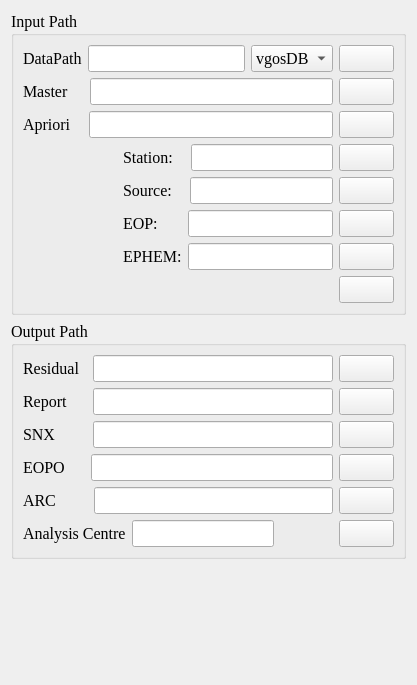
      <widget class="QWidget" name="page_file_preference">
       <layout class="QVBoxLayout" name="verticalLayout_10">
        <item>
         <widget class="QGroupBox" name="groupBox_3">
          <property name="sizePolicy">
           <sizepolicy hsizetype="Preferred" vsizetype="Fixed">
            <horstretch>0</horstretch>
            <verstretch>0</verstretch>
           </sizepolicy>
          </property>
          <property name="font">
           <font>
            <family>Times New Roman</family>
            <pointsize>12</pointsize>
            <weight>50</weight>
            <bold>false</bold>
           </font>
          </property>
          <property name="title">
           <string>Input Path</string>
          </property>
          <layout class="QVBoxLayout" name="verticalLayout_9">
           <item>
            <layout class="QVBoxLayout" name="verticalLayout_8">
             <item>
              <layout class="QVBoxLayout" name="verticalLayout_7">
               <property name="rightMargin">
                <number>0</number>
               </property>
               <item>
                <layout class="QHBoxLayout" name="horizontalLayout_9">
                 <item>
                  <widget class="QLabel" name="label_18">
                   <property name="text">
                    <string>DataPath</string>
                   </property>
                  </widget>
                 </item>
                 <item>
                  <widget class="QLineEdit" name="lineEdit_path_vgosDb"/>
                 </item>
                 <item>
                  <widget class="QComboBox" name="comboBox_dataType">
                   <item>
                    <property name="text">
                     <string>vgosDB</string>
                    </property>
                   </item>
                   <item>
                    <property name="text">
                     <string>NGS</string>
                    </property>
                   </item>
                   <item>
                    <property name="text">
                     <string>other</string>
                    </property>
                   </item>
                  </widget>
                 </item>
                 <item>
                  <widget class="QPushButton" name="pushButton_browse_vgosdb">
                   <property name="text">
                    <string/>
                   </property>
                   <property name="icon">
                    <iconset resource="mysource.qrc">
                     <normaloff>:/icons/icons/browse.png</normaloff>:/icons/icons/browse.png</iconset>
                   </property>
                   <property name="iconSize">
                    <size>
                     <width>20</width>
                     <height>20</height>
                    </size>
                   </property>
                  </widget>
                 </item>
                </layout>
               </item>
               <item>
                <layout class="QHBoxLayout" name="horizontalLayout_8">
                 <item>
                  <widget class="QLabel" name="label_17">
                   <property name="text">
                    <string>Master    </string>
                   </property>
                  </widget>
                 </item>
                 <item>
                  <widget class="QLineEdit" name="lineEdit_path_master"/>
                 </item>
                 <item>
                  <widget class="QPushButton" name="pushButton_browse_master">
                   <property name="text">
                    <string/>
                   </property>
                   <property name="icon">
                    <iconset resource="mysource.qrc">
                     <normaloff>:/icons/icons/browse.png</normaloff>:/icons/icons/browse.png</iconset>
                   </property>
                   <property name="iconSize">
                    <size>
                     <width>20</width>
                     <height>20</height>
                    </size>
                   </property>
                  </widget>
                 </item>
                </layout>
               </item>
               <item>
                <layout class="QHBoxLayout" name="horizontalLayout_10">
                 <item>
                  <widget class="QLabel" name="label_19">
                   <property name="text">
                    <string>Apriori   </string>
                   </property>
                  </widget>
                 </item>
                 <item>
                  <widget class="QLineEdit" name="lineEdit_path_Apriori"/>
                 </item>
                 <item>
                  <widget class="QPushButton" name="pushButton_browse_apriori">
                   <property name="text">
                    <string/>
                   </property>
                   <property name="icon">
                    <iconset resource="mysource.qrc">
                     <normaloff>:/icons/icons/browse.png</normaloff>:/icons/icons/browse.png</iconset>
                   </property>
                   <property name="iconSize">
                    <size>
                     <width>20</width>
                     <height>20</height>
                    </size>
                   </property>
                  </widget>
                 </item>
                </layout>
               </item>
              </layout>
             </item>
             <item>
              <layout class="QHBoxLayout" name="horizontalLayout_15">
               <item>
                <layout class="QVBoxLayout" name="verticalLayout_3">
                 <property name="sizeConstraint">
                  <enum>QLayout::SetFixedSize</enum>
                 </property>
                 <property name="leftMargin">
                  <number>100</number>
                 </property>
                 <property name="rightMargin">
                  <number>0</number>
                 </property>
                 <item>
                  <layout class="QHBoxLayout" name="horizontalLayout_11">
                   <item>
                    <widget class="QLabel" name="label_39">
                     <property name="text">
                      <string>Station:   </string>
                     </property>
                    </widget>
                   </item>
                   <item>
                    <widget class="QLineEdit" name="lineEdit_param_Station">
                     <property name="toolTip">
                      <string>&lt;html&gt;&lt;head/&gt;&lt;body&gt;&lt;p&gt;Contain the sit position and velocity&lt;/p&gt;&lt;/body&gt;&lt;/html&gt;</string>
                     </property>
                     <property name="statusTip">
                      <string/>
                     </property>
                     <property name="text">
                      <string/>
                     </property>
                    </widget>
                   </item>
                   <item>
                    <widget class="QPushButton" name="pushButton_browse_station">
                     <property name="text">
                      <string/>
                     </property>
                     <property name="icon">
                      <iconset resource="mysource.qrc">
                       <normaloff>:/icons/icons/browse.png</normaloff>:/icons/icons/browse.png</iconset>
                     </property>
                     <property name="iconSize">
                      <size>
                       <width>20</width>
                       <height>20</height>
                      </size>
                     </property>
                    </widget>
                   </item>
                  </layout>
                 </item>
                 <item>
                  <layout class="QHBoxLayout" name="horizontalLayout_12">
                   <item>
                    <widget class="QLabel" name="label_40">
                     <property name="text">
                      <string>Source:   </string>
                     </property>
                    </widget>
                   </item>
                   <item>
                    <widget class="QLineEdit" name="lineEdit_param_Source">
                     <property name="text">
                      <string/>
                     </property>
                    </widget>
                   </item>
                   <item>
                    <widget class="QPushButton" name="pushButton_browse_source">
                     <property name="text">
                      <string/>
                     </property>
                     <property name="icon">
                      <iconset resource="mysource.qrc">
                       <normaloff>:/icons/icons/browse.png</normaloff>:/icons/icons/browse.png</iconset>
                     </property>
                     <property name="iconSize">
                      <size>
                       <width>20</width>
                       <height>20</height>
                      </size>
                     </property>
                    </widget>
                   </item>
                  </layout>
                 </item>
                 <item>
                  <layout class="QHBoxLayout" name="horizontalLayout_13">
                   <item>
                    <widget class="QLabel" name="label_41">
                     <property name="text">
                      <string>EOP:      </string>
                     </property>
                    </widget>
                   </item>
                   <item>
                    <widget class="QLineEdit" name="lineEdit_param_EOP">
                     <property name="toolTip">
                      <string>&lt;html&gt;&lt;head/&gt;&lt;body&gt;&lt;p&gt;Can be C04 or USNO finals&lt;/p&gt;&lt;/body&gt;&lt;/html&gt;</string>
                     </property>
                     <property name="text">
                      <string/>
                     </property>
                    </widget>
                   </item>
                   <item>
                    <widget class="QPushButton" name="pushButton_browse_eop">
                     <property name="text">
                      <string/>
                     </property>
                     <property name="icon">
                      <iconset resource="mysource.qrc">
                       <normaloff>:/icons/icons/browse.png</normaloff>:/icons/icons/browse.png</iconset>
                     </property>
                     <property name="iconSize">
                      <size>
                       <width>20</width>
                       <height>20</height>
                      </size>
                     </property>
                    </widget>
                   </item>
                  </layout>
                 </item>
                 <item>
                  <layout class="QHBoxLayout" name="horizontalLayout_14">
                   <item>
                    <widget class="QLabel" name="label_42">
                     <property name="text">
                      <string>EPHEM:</string>
                     </property>
                    </widget>
                   </item>
                   <item>
                    <widget class="QLineEdit" name="lineEdit_param_EPHEM">
                     <property name="text">
                      <string/>
                     </property>
                    </widget>
                   </item>
                   <item>
                    <widget class="QPushButton" name="pushButton_browse_ephem">
                     <property name="text">
                      <string/>
                     </property>
                     <property name="icon">
                      <iconset resource="mysource.qrc">
                       <normaloff>:/icons/icons/browse.png</normaloff>:/icons/icons/browse.png</iconset>
                     </property>
                     <property name="iconSize">
                      <size>
                       <width>20</width>
                       <height>20</height>
                      </size>
                     </property>
                    </widget>
                   </item>
                  </layout>
                 </item>
                </layout>
               </item>
              </layout>
             </item>
            </layout>
           </item>
           <item>
            <layout class="QHBoxLayout" name="horizontalLayout_56">
             <item>
              <spacer name="horizontalSpacer_13">
               <property name="orientation">
                <enum>Qt::Horizontal</enum>
               </property>
               <property name="sizeHint" stdset="0">
                <size>
                 <width>98</width>
                 <height>17</height>
                </size>
               </property>
              </spacer>
             </item>
             <item>
              <widget class="QPushButton" name="pushButton_param_questions">
               <property name="text">
                <string/>
               </property>
               <property name="icon">
                <iconset resource="mysource.qrc">
                 <normaloff>:/icons/icons/question.png</normaloff>:/icons/icons/question.png</iconset>
               </property>
               <property name="iconSize">
                <size>
                 <width>20</width>
                 <height>20</height>
                </size>
               </property>
              </widget>
             </item>
            </layout>
           </item>
          </layout>
         </widget>
        </item>
        <item>
         <widget class="QGroupBox" name="groupBox_4">
          <property name="sizePolicy">
           <sizepolicy hsizetype="Preferred" vsizetype="Fixed">
            <horstretch>0</horstretch>
            <verstretch>0</verstretch>
           </sizepolicy>
          </property>
          <property name="font">
           <font>
            <family>Times New Roman</family>
            <pointsize>12</pointsize>
            <weight>50</weight>
            <bold>false</bold>
           </font>
          </property>
          <property name="title">
           <string>Output Path</string>
          </property>
          <property name="checkable">
           <bool>false</bool>
          </property>
          <layout class="QVBoxLayout" name="verticalLayout_6">
           <item>
            <layout class="QHBoxLayout" name="horizontalLayout_4">
             <property name="rightMargin">
              <number>0</number>
             </property>
             <item>
              <widget class="QLabel" name="label_22">
               <property name="text">
                <string>Residual  </string>
               </property>
              </widget>
             </item>
             <item>
              <widget class="QLineEdit" name="lineEdit_path_Residual"/>
             </item>
             <item>
              <widget class="QPushButton" name="pushButton_browse_residual">
               <property name="text">
                <string/>
               </property>
               <property name="icon">
                <iconset resource="mysource.qrc">
                 <normaloff>:/icons/icons/browse.png</normaloff>:/icons/icons/browse.png</iconset>
               </property>
               <property name="iconSize">
                <size>
                 <width>20</width>
                 <height>20</height>
                </size>
               </property>
              </widget>
             </item>
            </layout>
           </item>
           <item>
            <layout class="QHBoxLayout" name="horizontalLayout_5">
             <property name="rightMargin">
              <number>0</number>
             </property>
             <item>
              <widget class="QLabel" name="label_23">
               <property name="text">
                <string>Report     </string>
               </property>
              </widget>
             </item>
             <item>
              <widget class="QLineEdit" name="lineEdit_path_Report"/>
             </item>
             <item>
              <widget class="QPushButton" name="pushButton_browse_report">
               <property name="text">
                <string/>
               </property>
               <property name="icon">
                <iconset resource="mysource.qrc">
                 <normaloff>:/icons/icons/browse.png</normaloff>:/icons/icons/browse.png</iconset>
               </property>
               <property name="iconSize">
                <size>
                 <width>20</width>
                 <height>20</height>
                </size>
               </property>
              </widget>
             </item>
            </layout>
           </item>
           <item>
            <layout class="QHBoxLayout" name="horizontalLayout_6">
             <property name="rightMargin">
              <number>0</number>
             </property>
             <item>
              <widget class="QLabel" name="label_24">
               <property name="text">
                <string>SNX        </string>
               </property>
              </widget>
             </item>
             <item>
              <widget class="QLineEdit" name="lineEdit_path_SNX"/>
             </item>
             <item>
              <widget class="QPushButton" name="pushButton_browse_snx">
               <property name="text">
                <string/>
               </property>
               <property name="icon">
                <iconset resource="mysource.qrc">
                 <normaloff>:/icons/icons/browse.png</normaloff>:/icons/icons/browse.png</iconset>
               </property>
               <property name="iconSize">
                <size>
                 <width>20</width>
                 <height>20</height>
                </size>
               </property>
              </widget>
             </item>
            </layout>
           </item>
           <item>
            <layout class="QHBoxLayout" name="horizontalLayout_7">
             <property name="rightMargin">
              <number>0</number>
             </property>
             <item>
              <widget class="QLabel" name="label_25">
               <property name="text">
                <string>EOPO     </string>
               </property>
              </widget>
             </item>
             <item>
              <widget class="QLineEdit" name="lineEdit_path_EOPO"/>
             </item>
             <item>
              <widget class="QPushButton" name="pushButton_browse_eopo">
               <property name="text">
                <string/>
               </property>
               <property name="icon">
                <iconset resource="mysource.qrc">
                 <normaloff>:/icons/icons/browse.png</normaloff>:/icons/icons/browse.png</iconset>
               </property>
               <property name="iconSize">
                <size>
                 <width>20</width>
                 <height>20</height>
                </size>
               </property>
              </widget>
             </item>
            </layout>
           </item>
           <item>
            <layout class="QHBoxLayout" name="horizontalLayout_64">
             <item>
              <widget class="QLabel" name="label_6">
               <property name="text">
                <string>ARC        </string>
               </property>
              </widget>
             </item>
             <item>
              <widget class="QLineEdit" name="lineEdit_path_arcpath"/>
             </item>
             <item>
              <widget class="QPushButton" name="pushButton_browse_arcpath">
               <property name="text">
                <string/>
               </property>
               <property name="icon">
                <iconset resource="mysource.qrc">
                 <normaloff>:/icons/icons/browse.png</normaloff>:/icons/icons/browse.png</iconset>
               </property>
               <property name="iconSize">
                <size>
                 <width>20</width>
                 <height>20</height>
                </size>
               </property>
              </widget>
             </item>
            </layout>
           </item>
           <item>
            <layout class="QHBoxLayout" name="horizontalLayout_3">
             <property name="sizeConstraint">
              <enum>QLayout::SetDefaultConstraint</enum>
             </property>
             <item>
              <widget class="QLabel" name="label_61">
               <property name="text">
                <string>Analysis Centre</string>
               </property>
              </widget>
             </item>
             <item>
              <widget class="QLineEdit" name="lineEdit_param_ac">
               <property name="sizePolicy">
                <sizepolicy hsizetype="Fixed" vsizetype="Fixed">
                 <horstretch>0</horstretch>
                 <verstretch>0</verstretch>
                </sizepolicy>
               </property>
               <property name="alignment">
                <set>Qt::AlignCenter</set>
               </property>
              </widget>
             </item>
             <item>
              <spacer name="horizontalSpacer_2">
               <property name="orientation">
                <enum>Qt::Horizontal</enum>
               </property>
               <property name="sizeHint" stdset="0">
                <size>
                 <width>40</width>
                 <height>20</height>
                </size>
               </property>
              </spacer>
             </item>
             <item>
              <widget class="QPushButton" name="pushButton_file_save">
               <property name="sizePolicy">
                <sizepolicy hsizetype="Fixed" vsizetype="Fixed">
                 <horstretch>0</horstretch>
                 <verstretch>0</verstretch>
                </sizepolicy>
               </property>
               <property name="toolTip">
                <string>&lt;html&gt;&lt;head/&gt;&lt;body&gt;&lt;p&gt;(ctrl+s)&lt;/p&gt;&lt;/body&gt;&lt;/html&gt;</string>
               </property>
               <property name="styleSheet">
                <string notr="true"/>
               </property>
               <property name="text">
                <string/>
               </property>
               <property name="icon">
                <iconset resource="mysource.qrc">
                 <normaloff>:/icons/icons/save.png</normaloff>:/icons/icons/save.png</iconset>
               </property>
               <property name="iconSize">
                <size>
                 <width>24</width>
                 <height>24</height>
                </size>
               </property>
               <property name="shortcut">
                <string>Ctrl+S</string>
               </property>
              </widget>
             </item>
            </layout>
           </item>
          </layout>
         </widget>
        </item>
        <item>
         <spacer name="verticalSpacer">
          <property name="orientation">
           <enum>Qt::Vertical</enum>
          </property>
          <property name="sizeHint" stdset="0">
           <size>
            <width>20</width>
            <height>115</height>
           </size>
          </property>
         </spacer>
        </item>
       </layout>
      </widget>
